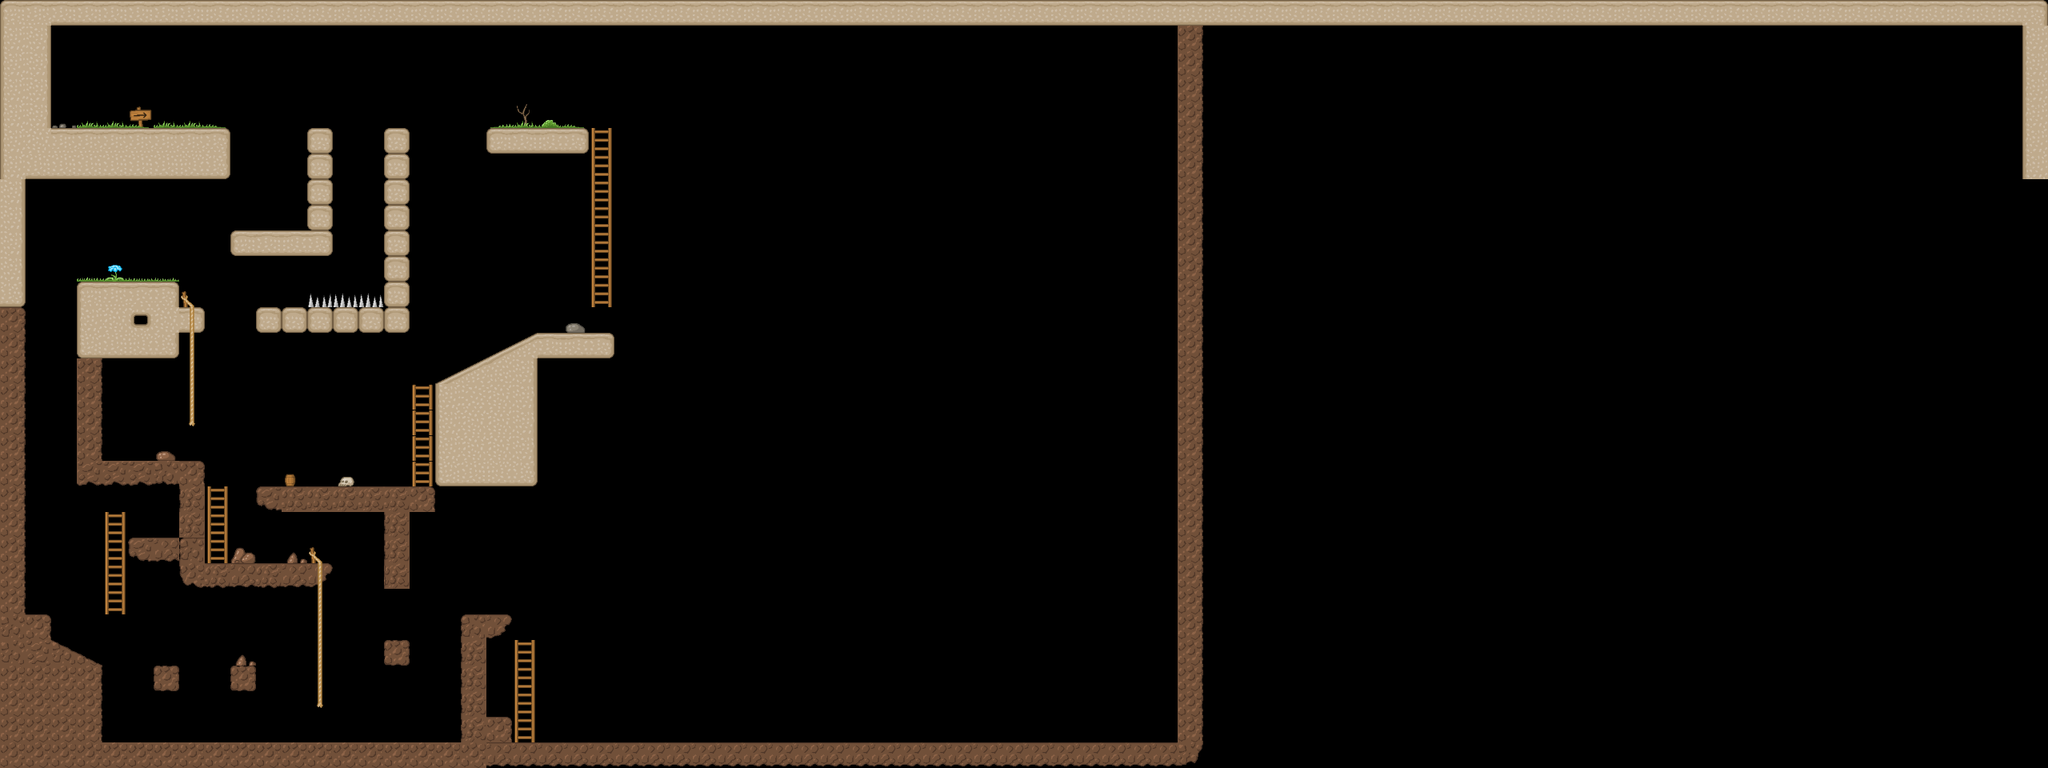

A 2D game scene composited from a Tiled map and its tileset images. What follows is a short description and the map's XML, with each tile layer's data collapsed to a summary:
An orthogonal 80x30 tile map with 32x32 px tiles, 2 tile layers (Слой тайлов 1, Слой тайлов 2) and 49 objects (27x solid, 9x enemy, 7x ladder, 3x MovingPlatform, player, ...).

<map version="1.0" orientation="orthogonal" width="80" height="30" tilewidth="32" tileheight="32">
 <tileset firstgid="1" name="tileset2" tilewidth="32" tileheight="32">
  <image source="files/images/tileset2.png" width="384" height="384" />
 </tileset>
 <layer name="Слой тайлов 1" width="80" height="30">
  <data>[2400 cells, 346 non-empty, 54 distinct tile ids]</data>
 </layer>
 <layer name="Слой тайлов 2" width="80" height="30">
  <data>[2400 cells, 50 non-empty, 22 distinct tile ids]</data>
 </layer>
 <objectgroup id="3" name="Слой объектов 1">
  <object name="player" x="136" y="75" width="26" height="20" />
  <object name="solid" x="671" y="417" width="97" height="28" />
  <object name="solid" x="386" y="160" width="24" height="156" />
  <object name="solid" x="290" y="287" width="120" height="32" />
  <object name="solid" x="480" y="159" width="29" height="253" />
  <object name="solid" x="321" y="386" width="187" height="28" />
  <object name="solid" x="98" y="351" width="123" height="95" />
  <object name="solid" x="8" y="928" width="1495" height="30" />
  <object name="solid" x="31" y="765" width="30" height="39" />
  <object name="solid" x="23" y="836" width="104" height="87" />
  <object name="solid" x="578" y="769" width="28" height="158" />
  <object name="solid" x="611" y="159" width="121" height="31" />
  <object name="ladder" x="747" y="157" width="11" height="225" />
  <object name="ladder" x="236" y="370" width="9" height="161" />
  <object name="ladder" x="267" y="610" width="11" height="89" />
  <object name="ladder" x="140" y="640" width="9" height="128" />
  <object name="ladder" x="393" y="693" width="9" height="199" />
  <object name="ladder" x="652" y="813" width="10" height="99" />
  <object name="SlopeLeft" x="74" y="807" width="52" height="25" />
  <object name="SlopeRight" x="546" y="424" width="110" height="55" />
  <object name="solid" x="62" y="161" width="222" height="64" />
  <object name="solid" x="320" y="606" width="224" height="34" />
  <object name="solid" x="260" y="705" width="121" height="29" />
  <object name="solid" x="96" y="450" width="27" height="153" />
  <object name="solid" x="124" y="579" width="126" height="26" />
  <object name="solid" x="225" y="604" width="28" height="126" />
  <object name="solid" x="162" y="669" width="59" height="29" />
  <object name="solid" x="190" y="830" width="34" height="31" />
  <object name="solid" x="287" y="828" width="34" height="34" />
  <object name="solid" x="478" y="800" width="34" height="34" />
  <object name="solid" x="606" y="769" width="33" height="14" />
  <object name="solid" x="545" y="479" width="124" height="126" />
  <object name="solid" x="1" y="221" width="26" height="544" />
  <object name="solid" x="26" y="29" width="35" height="151" />
  <object name="solid" x="481" y="639" width="30" height="98" />
  <object name="enemy" gid="45" x="673" y="149" />
  <object name="enemy" gid="45" x="457" y="596" />
  <object name="enemy" gid="45" x="339" y="698" />
  <object name="enemy" gid="45" x="165" y="567" />
  <object name="enemy" gid="45" x="197" y="567" />
  <object name="MovingPlatform" x="1024" y="759" width="117" height="22" />
  <object id="42" name="solid" x="1471" y="36" width="35" height="889" />
  <object id="43" name="ladder" x="522.833" y="483.833" width="11" height="120.333" />
  <object id="44" name="MovingPlatform" x="681.5" y="757" width="117" height="22" />
  <object id="45" name="MovingPlatform" x="846.5" y="756" width="117" height="22" />
  <object id="47" name="enemy" gid="45" x="830" y="911.333" width="32" height="32" />
    <object id="48" name="enemy" gid="45" x="1030.67" y="910" width="32" height="32" />
    <object id="49" name="enemy" gid="45" x="1279.33" y="911.333" width="32" height="32" />
    <object id="50" name="enemy" gid="45" x="253.333" y="913.333" width="32" height="32" />
 </objectgroup>
</map>
